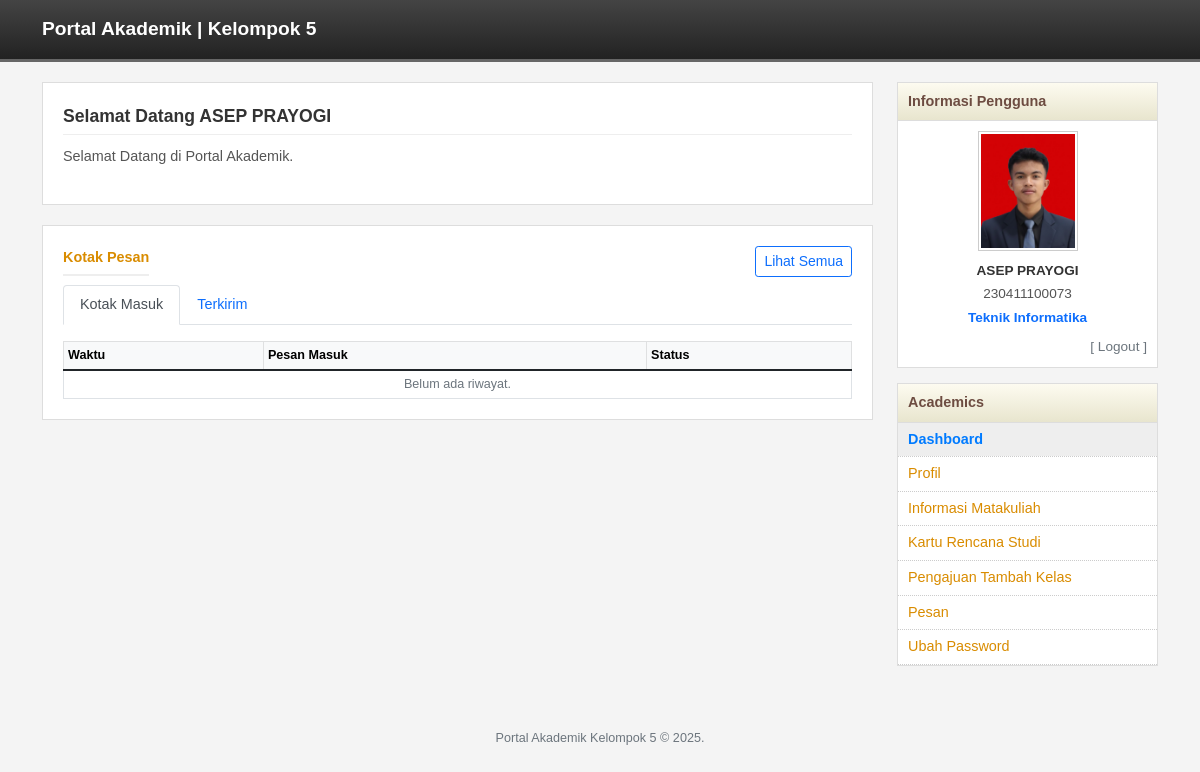
Before: /mahasiswa/dashboard.php (signed in) with the older database file.
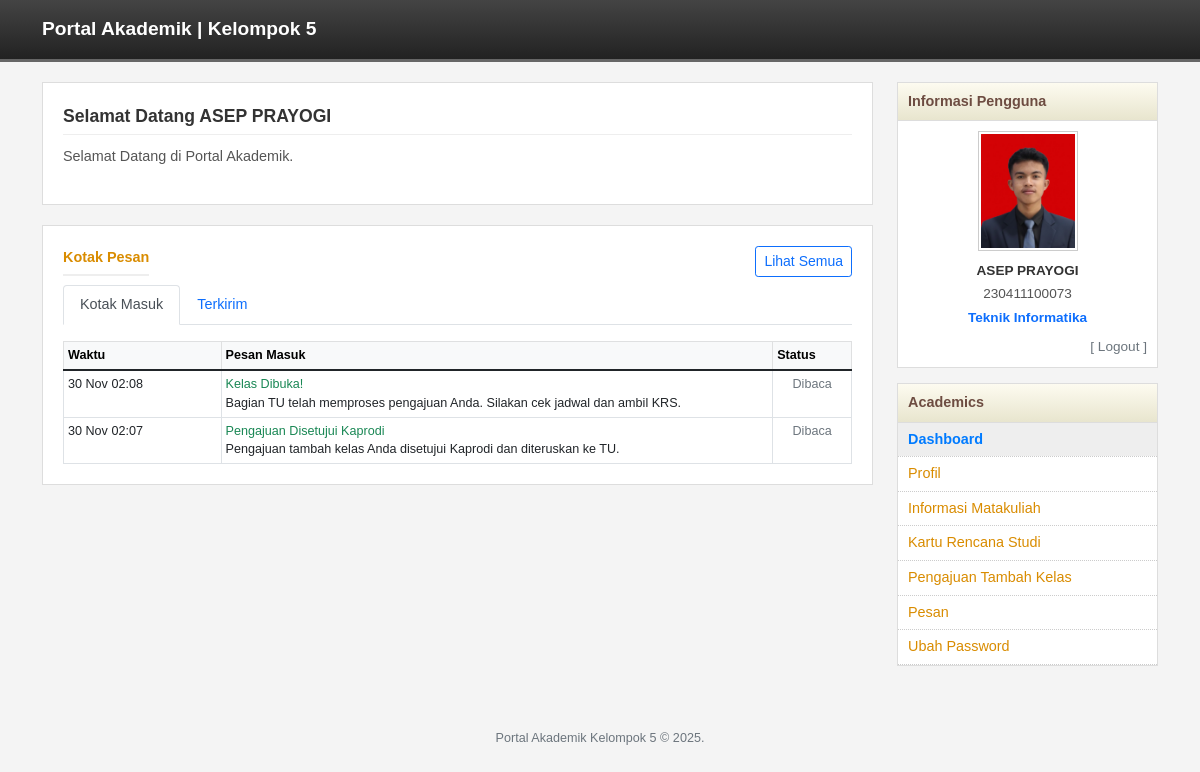
After: the same page with the newer database file.
### tables this page shows
CREATE TABLE `notifikasi` (
  `id` int(11) NOT NULL,
  `user_id` int(11) NOT NULL,
  `user_type` enum('mahasiswa','dosen','tata_usaha') NOT NULL,
  `sender_id` int(11) DEFAULT NULL,
  `sender_type` enum('mahasiswa','dosen','tata_usaha') DEFAULT NULL,
  `judul` varchar(255) NOT NULL,
  `pesan` text NOT NULL,
  `tipe` enum('info','warning','success','error') DEFAULT 'info',
  `is_read` tinyint(1) DEFAULT 0,
  `is_deleted` tinyint(1) DEFAULT 0,
  `link` varchar(255) DEFAULT NULL,
  `created_at` timestamp NULL DEFAULT current_timestamp()
);

### mahasiswa/dashboard.php (the view, shortened to what this page needs)
<?php
require_once "../config/database.php";
$user = $_SESSION['user'];
$nama = htmlspecialchars($user['nama']);
$user_id = $user['id'];
$stmtInbox = $pdo->prepare("SELECT * FROM notifikasi WHERE user_id = ? AND user_type = 'mahasiswa' ORDER BY created_at DESC LIMIT 5");
$stmtInbox->execute([$user_id]);
$inbox = $stmtInbox->fetchAll();
?>
<!DOCTYPE html>
<html lang="id">
<head>
    <link href="https://cdn.jsdelivr.net/npm/bootstrap@5.1.3/dist/css/bootstrap.min.css" rel="stylesheet">
    <link rel="stylesheet" href="https://cdnjs.cloudflare.com/ajax/libs/font-awesome/6.0.0/css/all.min.css">
    <link rel="stylesheet" href="../assets/css/style.css">
</head>
<body>
<?php include "../header.php"; ?>
<div class="container">
    <div class="row">
        <div class="col-md-9">
            <div class="content-box">
                <div class="welcome-title">Selamat Datang <?= strtoupper($nama) ?></div>
                <div class="welcome-text">
                    <p>Selamat Datang di Portal Akademik.</p>
                </div>
            </div>
            <div class="content-box">
                <div class="d-flex justify-content-between align-items-center mb-2">
                    <div class="msg-header mb-0">Kotak Pesan</div>
                    <a href="pesan.php" class="btn btn-sm btn-outline-primary">Lihat Semua</a>
                </div>
                <ul class="nav nav-tabs mb-3" id="msgTab" role="tablist">
                    <li class="nav-item">
                        <button class="nav-link active" id="inbox-tab" data-bs-toggle="tab" data-bs-target="#inbox" type="button">Kotak Masuk</button>
                    </li>
                    <li class="nav-item">
                        <button class="nav-link" id="sent-tab" data-bs-toggle="tab" data-bs-target="#sent" type="button">Terkirim</button>
                    </li>
                </ul>
                <div class="tab-content" id="msgTabContent">
                    <div class="tab-pane fade show active" id="inbox">
                        <div class="table-responsive">
                            <table class="table table-bordered table-sm mb-0 small">
                                <thead class="table-light"><tr><th>Waktu</th><th>Pesan Masuk</th><th>Status</th></tr></thead>
                                <tbody>
                                    <?php if(empty($inbox)): ?>
                                        <tr><td colspan="3" class="text-center text-muted">Belum ada riwayat.</td></tr>
                                    <?php else: ?>
                                        <?php foreach($inbox as $n): ?>
                                        <tr class="<?= $n['is_read'] ? '' : 'fw-bold bg-light' ?>">
                                            <td width="20%"><?= date('d M H:i', strtotime($n['created_at'])) ?></td>
                                            <td>
                                                <span class="text-<?= $n['tipe']=='error'?'danger':($n['tipe']=='success'?'success':'primary') ?>"><?= htmlspecialchars($n['judul']) ?></span><br>
                                                <?= htmlspecialchars($n['pesan']) ?>
                                            </td>
                                            <td width="10%" class="text-center"><?= $n['is_read'] ? '<span class="text-muted">Dibaca</span>' : '<span class="badge bg-success">Baru</span>' ?></td>
                                        </tr>
                                        <?php endforeach; ?>
                                    <?php endif; ?>
                                </tbody>
                            </table>
                        </div>
                    </div>
                </div>
            </div>
        </div>
        <div class="col-md-3">
            <?php include "sidebar.php"; ?>
        </div>
    </div>
</div>
<?php include "../footer.php"; ?>
</body>
</html>

Changed rows visible on the page:
added notifikasi: created_at "30 Nov 02:08", judul "Kelas Dibuka!", pesan "Bagian TU telah memproses pengajuan Anda. Silakan cek jadwal dan ambil KRS.", is_read "Dibaca"
added notifikasi: created_at "30 Nov 02:07", judul "Pengajuan Disetujui Kaprodi", pesan "Pengajuan tambah kelas Anda disetujui Kaprodi dan diteruskan ke TU.", is_read "Dibaca"
Other visible differences:
text no longer shown: "Belum ada riwayat."
